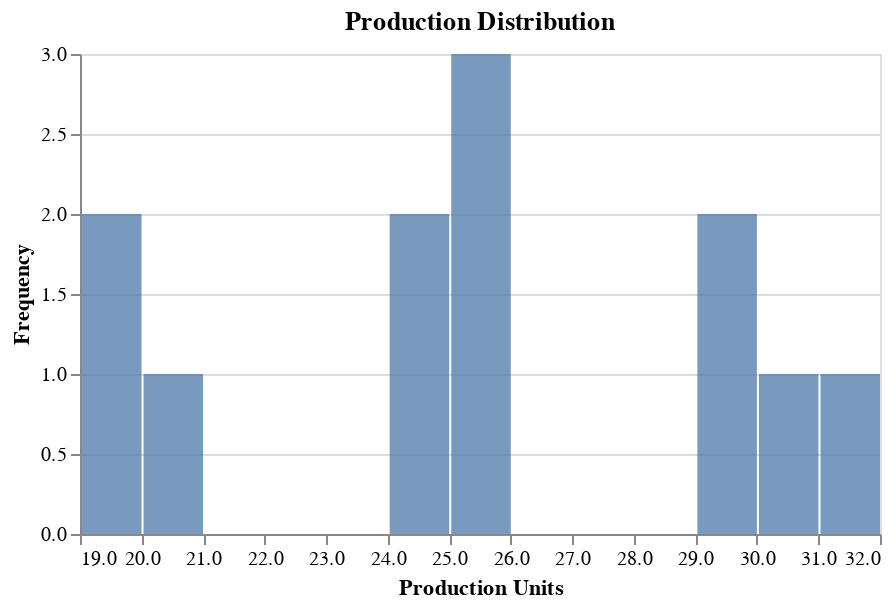

Source (notebook cell):
### Markdown cell above
### Production Distribution

Inspect the distribution of production across ensemble samples.

### Code cell
utils.plot_distribution(tables.shift.groupby('sample_id')['production_units'].sum(), title='Production Distribution', xlabel='Production Units')

### Figure 1 — Vega-Lite specification as saved in the notebook (floating-point values rounded to 4 significant figures)
{"config": {"view": {"continuousWidth": 300, "continuousHeight": 300}}, "data": {"name": "data-8e0af1adccc68fdce24a46e088dce3b2"}, "mark": {"type": "bar", "opacity": 0.75}, "encoding": {"x": {"bin": {"maxbins": 20}, "field": "Production Units", "title": "Production Units", "type": "quantitative"}, "y": {"aggregate": "count", "title": "Frequency", "type": "quantitative"}}, "height": 240, "title": "Production Distribution", "width": 400, "$schema": "https://vega.github.io/schema/vega-lite/v5.20.1.json", "datasets": {"data-8e0af1adccc68fdce24a46e088dce3b2": [{"Production Units": 24.48}, {"Production Units": 25.42}, {"Production Units": 19.91}, {"Production Units": 20.26}, {"Production Units": 31.98}, {"Production Units": 30.95}, {"Production Units": 29.12}, {"Production Units": 24.34}, {"Production Units": 19.91}, {"Production Units": 29.12}, {"Production Units": 25.54}, {"Production Units": 25.54}]}}
